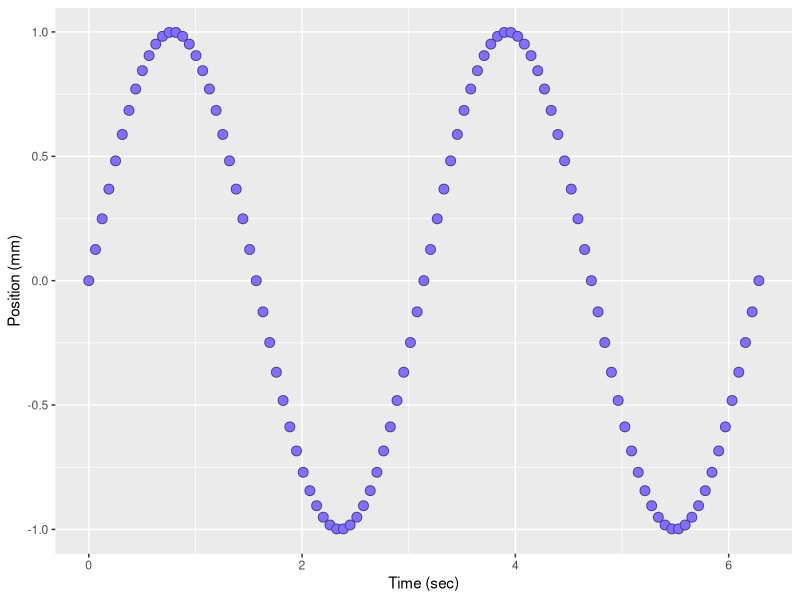
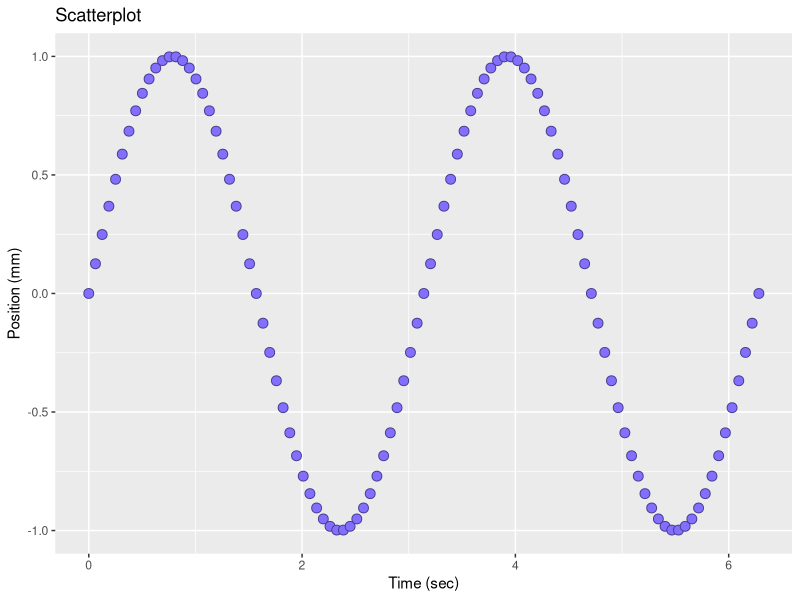

The R source for these figures, in order:
## ---- chunk 1
library(knitr)
opts_knit$set(root.dir = "../")
opts_chunk$set(echo = TRUE, messages = FALSE, collapse = TRUE)
## ---- chunk 2
library(ggplot2)

time_sec  <- seq(0, 2*pi, by = pi/50) # sec
freq      <- 2                        # r/s
displ_mm  <- sin(freq * time_sec)     # mm
vibr_data <- data.frame(time_sec, displ_mm)

f1 <- ggplot(data = vibr_data, aes(x = time_sec, y = displ_mm)) +
	geom_point(shape = 21
		, color = "slateblue4"
		, fill  = "slateblue1"
		, size  = 3
		)
## ---- chunk 3
# add axis labels
f1 <- f1 + 
	xlab("Time (sec)") + 
	ylab("Position (mm)")
print(f1)
## ---- chunk 4
# add a title
f1 <- f1 + 
	ggtitle("Scatterplot")
print(f1)
